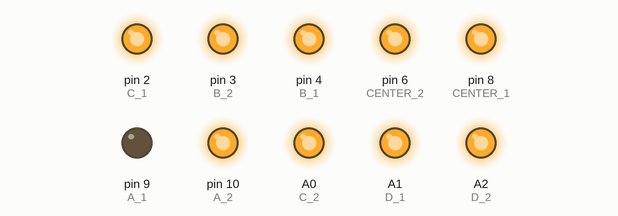
This sketch was run on a simulated Arduino Uno, built with avr-gcc and run on an emulated ATmega328P. Parts: output pins drawn as LEDs (lit = HIGH).

Above: at 0.5 s.
At 2.5 s:
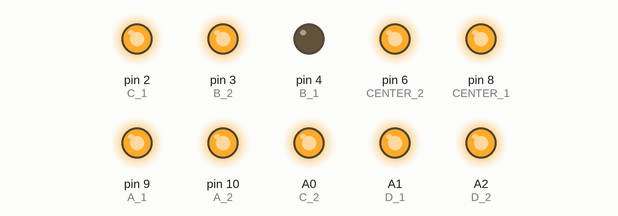
At 3.5 s:
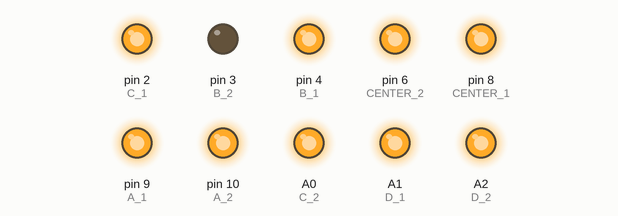
At 5.5 s:
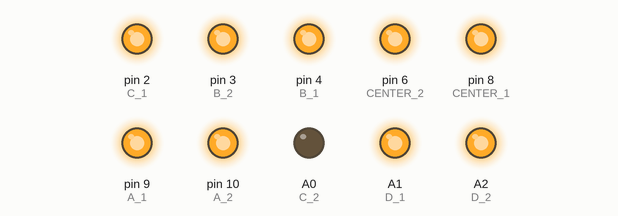
At 8.5 s:
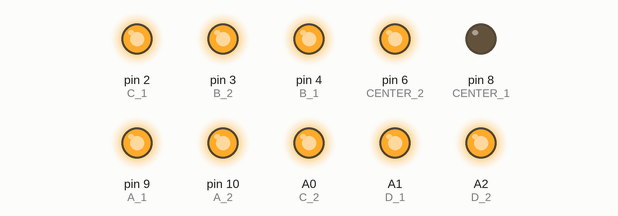
At 11.5 s:
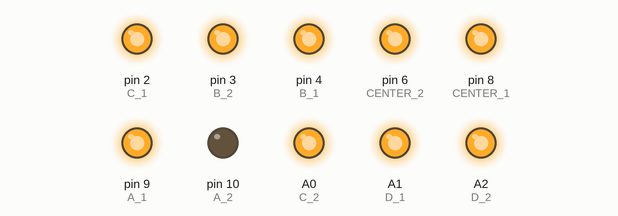
Timing chart, 0 to 13.0 s (numbered marks = the images above):
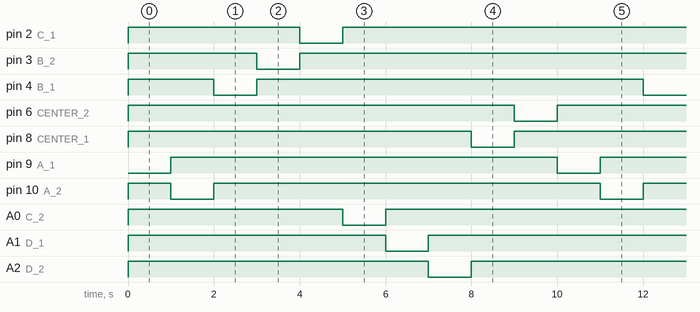

The sketch:

led_green_red_cnt.ino
```cpp
/*
 * 핀맵 기반 5개 구역 순차 점등 테스트 (A->B->C->D->Center)
 * - ★★★ 각 그룹이 (빨강 1초 -> 초록 1초) 순서로 켜짐 ★★★
 * - LED 타입: 공통 애노드 (Common Anode)
 * - LED 공통 핀: 아두이노 5V (GND 아님!)
 * - 로직: LOW 신호로 켜짐 (ON), HIGH 신호로 꺼짐 (OFF)
 */

// --- LED 로직 정의 (공통 애노드) ---
const int LED_ON = LOW;
const int LED_OFF = HIGH;

// --- 핀 정의 (제공된 핀맵 기준) ---
// (색상1 = Red, 색상2 = Green/Yellow로 가정)
// Center LED
const int CENTER_1 = 8; // Red
const int CENTER_2 = 6; // Green/Yellow

// LED A
const int A_1 = 9; // Red
const int A_2 = 10; // Green/Yellow

// LED B
const int B_1 = 4; // Red
const int B_2 = 3; // Green/Yellow

// LED C
const int C_1 = 2; // Red
const int C_2 = A0; // Green/Yellow

// LED D
const int D_1 = A1; // Red
const int D_2 = A2; // Green/Yellow

// --- 점등 간격 설정 (ms) ---
const int blinkDelay = 1000; // 1000ms = 1초

// 핀들을 배열로 관리하면 코드가 깔끔해집니다.
const int ledPins[] = {CENTER_1, CENTER_2, A_1, A_2, B_1, B_2, C_1, C_2, D_1, D_2};
const int numLedPins = 10; // 핀의 총 개수 (코드 수정됨)

void setup() {
  // --- 모든 LED 핀을 출력으로 설정 ---
  // (총 10개의 핀)
  for (int i = 0; i < numLedPins; i++) { // (코드 수정됨)
    pinMode(ledPins[i], OUTPUT);
  }

  // --- 시작할 때 모든 LED 끄기 ---
  allLedsOff();
}

void loop() {
  // 1. A 켜기 (빨강 1초 -> 초록 1초)
  allLedsOff(); // (이전 Center 끄기)
  digitalWrite(A_1, LED_ON);  // A Red ON
  delay(blinkDelay);

  digitalWrite(A_1, LED_OFF); // A Red OFF
  digitalWrite(A_2, LED_ON);  // A Green ON
  delay(blinkDelay);

  // 2. B 켜기 (빨강 1초 -> 초록 1초)
  allLedsOff(); // (A 끄기)
  digitalWrite(B_1, LED_ON);  // B Red ON
  delay(blinkDelay);

  digitalWrite(B_1, LED_OFF); // B Red OFF
  digitalWrite(B_2, LED_ON);  // B Green ON
  delay(blinkDelay);

  // 3. C 켜기 (빨강 1초 -> 초록 1초)
  allLedsOff(); // (B 끄기)
  digitalWrite(C_1, LED_ON);  // C Red ON
  delay(blinkDelay);

  digitalWrite(C_1, LED_OFF); // C Red OFF
  digitalWrite(C_2, LED_ON);  // C Green ON
  delay(blinkDelay);

  // 4. D 켜기 (빨강 1초 -> 초록 1초)
  allLedsOff(); // (C 끄기)
  digitalWrite(D_1, LED_ON);  // D Red ON
  delay(blinkDelay);

  digitalWrite(D_1, LED_OFF); // D Red OFF
  digitalWrite(D_2, LED_ON);  // D Green ON
  delay(blinkDelay);

  // 5. Center 켜기 (빨강 1초 -> 초록 1초)
  allLedsOff(); // (D 끄기)
  digitalWrite(CENTER_1, LED_ON);  // Center Red ON
  delay(blinkDelay);

  digitalWrite(CENTER_1, LED_OFF); // Center Red OFF
  digitalWrite(CENTER_2, LED_ON);  // Center Green ON
  delay(blinkDelay);

  // (loop()가 다시 시작되며 allLedsOff()가 Center를 끄고 1번(A)으로 돌아감)
}

/**
 * @brief 모든 LED 핀을 끕니다. (HIGH 신호 전송)
 */
void allLedsOff() {
  for (int i = 0; i < numLedPins; i++) { // (코드 수정됨)
    digitalWrite(ledPins[i], LED_OFF);
  }
}
```

Measured:
- by itself, pin 2 (C_1), pin 3 (B_2), pin 4 (B_1), pin 6 (CENTER_2), pin 8 (CENTER_1), pin 9 (A_1), pin 10 (A_2), A0 (C_2), A1 (D_1), A2 (D_2): alternates HIGH for 9.0 s and LOW for 1.0 s
- by itself, everything shown: repeats every 10.0 s, in 10 steps
